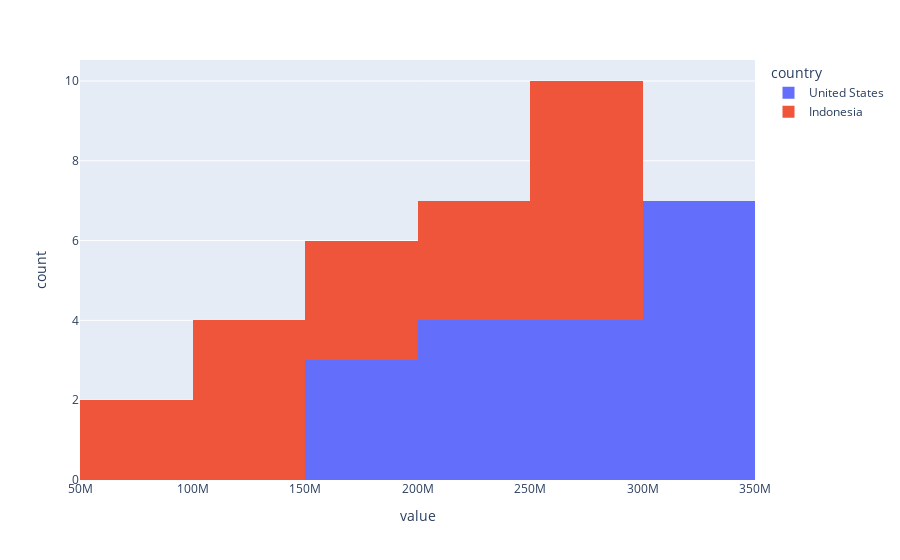

Notebook code for this chart:
### Code cell
df_pivot[['United States', 'Indonesia']]
px.histogram(df_pivot[['United States', 'Indonesia']])

### Figure 1 — Plotly figure (JSON) as saved in the notebook; plotly's stock layout.template omitted (floating-point values rounded to 4 significant figures)
{"data": [{"bingroup": "x", "hovertemplate": "country=United States<br>value=%{x}<br>count=%{y}<extra></extra>", "legendgroup": "United States", "marker": {"color": "#636efa", "pattern": {"shape": ""}}, "name": "United States", "orientation": "v", "showlegend": true, "type": "histogram", "x": [171700000.0, 186700000.0, 199700000.0, 209500000.0, 219100000.0, 229500000.0, 240500000.0, 252100000.0, 265200000.0, 281700000.0, 295000000.0, 309000000.0, 320900000.0, 323000000.0, 325100000.0, 327100000.0, 329100000.0, 331000000.0], "xaxis": "x", "yaxis": "y"}, {"bingroup": "x", "hovertemplate": "country=Indonesia<br>value=%{x}<br>count=%{y}<extra></extra>", "legendgroup": "Indonesia", "marker": {"color": "#EF553B", "pattern": {"shape": ""}}, "name": "Indonesia", "orientation": "v", "showlegend": true, "type": "histogram", "x": [77270000.0, 87750000.0, 100300000.0, 114800000.0, 130700000.0, 147400000.0, 165000000.0, 181400000.0, 196900000.0, 211500000.0, 226300000.0, 241800000.0, 258400000.0, 261600000.0, 264700000.0, 267700000.0, 270600000.0, 273500000.0], "xaxis": "x", "yaxis": "y"}], "layout": {"barmode": "relative", "legend": {"title": {"text": "country"}, "tracegroupgap": 0}, "margin": {"t": 60}, "xaxis": {"anchor": "y", "domain": [0, 1], "title": {"text": "value"}}, "yaxis": {"anchor": "x", "domain": [0, 1], "title": {"text": "count"}}}}
